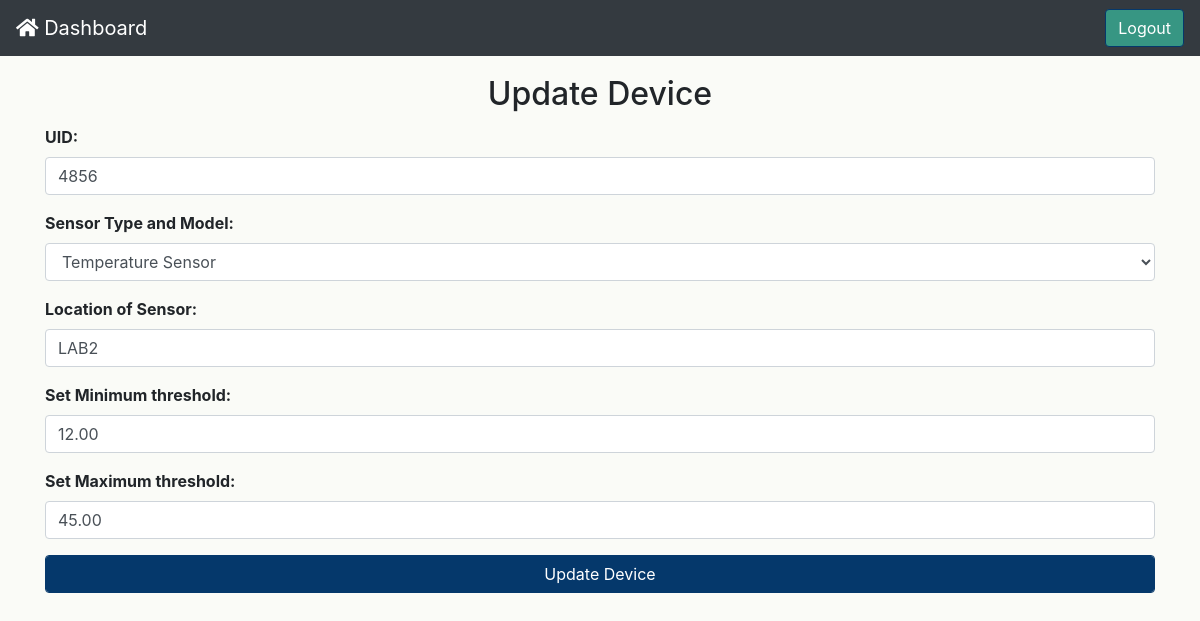
The app's page /modifySensor/28/ (signed in) with its own data.
### esp/models.py (models this page shows, shortened)
class SensorReg(models.Model):
	TOS = (
			("Temperature Sensor","Temperature Sensor"),
			("CO2 gas Sensor","CO2 gas Sensor"),
			("Humidity Sensor","Humidity Sensor"),
			("Motion Sensor","Motion Sensor"),
			("Pressure Sensor","Pressure Sensor")
		)
	UID = models.CharField(max_length=10,unique=True)
	typeOfSensor = models.CharField(max_length=20,null=True,choices=TOS,default="Temperature Sensor")
	location = models.CharField(max_length=100,null=True)
	min_threshold = models.DecimalField(max_digits=5, decimal_places=2,null=True)
	max_threshold = models.DecimalField(max_digits=5, decimal_places=2,null=True)
	date_created = models.DateTimeField(auto_now_add=True)

### esp/views.py (the view)
# urls.py: path('modifySensor/<str:pk>/',views.modifySensor, name='modifySensor'),
@login_required(login_url='esp:home')
def modifySensor(request,pk):
	data = SensorReg.objects.get(id=pk)
	form = SensorRegForm(instance=data)
	if request.method == 'POST':
		form = SensorRegForm(request.POST, instance=data)
		if form.is_valid():
			form.save()
			messages.info(request, "Sensor registered with UID "+uid+" modified")
			return redirect('esp:dashboard')
	context = {'form':form ,'addOrupdate':"Update Device", 'heading' : "Update Device" }
	return render(request, 'DeviceRegistration.html',context)

### esp/forms.py
class SensorRegForm(forms.ModelForm):
	class Meta:
		model = SensorReg
		fields = '__all__'

### templates/DeviceRegistration.html (shortened to what this page needs)
<!DOCTYPE html>
{% load  static %}
<html lang="en" dir="ltr">
  <head>
    <link rel="stylesheet" href="https://maxcdn.bootstrapcdn.com/bootstrap/4.0.0/css/bootstrap.min.css">
    <link rel="stylesheet" href="{% static "css/master.css" %}">
    <link rel="stylesheet" href="https://cdnjs.cloudflare.com/ajax/libs/font-awesome/5.15.1/css/all.min.css" />
  </head>
  <body>
    <nav class="navbar fixed-top navbar-expand-lg navbar-dark bg-dark mb-2">
      <a class="navbar-brand" href="{% url 'esp:dashboard'%}"><i class="fas fa-home"></i> Dashboard</a>
      <a href="{% url 'esp:logout' %}"class="ml-auto">
        <button id="Logout"type="button" class="btn">Logout</button>
      </a>
    </nav>
    <div class="container content">
      <div class="row d-flex justify-content-center mt-5 mb-1">
        <h2>{{ heading }}</h2>
      </div>
      <form action="" method="POST">
        <div class="form-group">
          <label for="exampleFormControlInput1">UID:</label>
          {{form.UID}}
        </div>
        <div class="form-group">
          <label for="exampleFormControlSelect1">Sensor Type and Model:</label>
          {{form.typeOfSensor}}
        </div>
        <div class="form-group">
          <label for="exampleFormControlInput1">Location of Sensor:</label>
          {{form.location}}
        </div>
        <div class="form-group">
          <label for="exampleFormControlInput1">Set Minimum threshold:</label>
          {{form.min_threshold}}
        </div>
        <div class="form-group">
          <label for="exampleFormControlInput1">Set Maximum threshold:</label>
          {{form.max_threshold}}
        </div>
        <div class="form-group d-flex justify-content-center d-flex mt-1">
          <input type="submit" name="ADD" value="{{ addOrupdate }}" class="btn">
        </div>
      </form>
    </div>
  </body>
</html>

### static/css/master.css (style rules this page uses)
.btn { background-color: #05386B; color: white; border-color: #05386B; }
body { background-color: #FAFBF7; }
.navbar { color: white; background-color: #8EE4AF; }
#Logout { background-color: #379683; }
.content { margin-top: 75px; }
label { font-weight: bold; }

### records on screen
SensorReg: UID "4856", typeOfSensor "Temperature Sensor", location "LAB2", min_threshold "12.00", max_threshold "45.00"

### other values on screen
{{ heading }} "Update Device"
